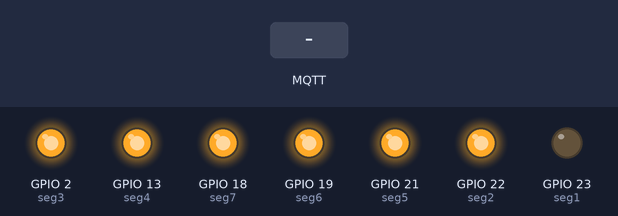
A sketch run on a simulated ESP32. Shown: output pins drawn as LEDs (lit = HIGH). The test bench sets the inputs (shaded band). WiFi joins after 1.5 s; servers stay silent unless stated; no MQTT or app messages arrive unless stated.

Above: at 2.7 s.
2.8 s: MQTT message "5" arrives on the first subscribed topic
At 3.4 s:
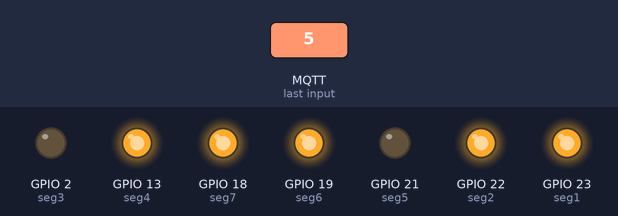
4.3 s: MQTT message "90" arrives on the first subscribed topic
At 4.6 s:
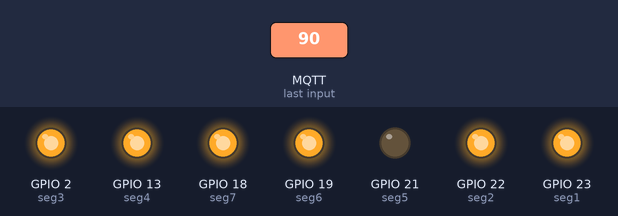
5.8 s: MQTT message "200" arrives on the first subscribed topic
At 6.9 s:
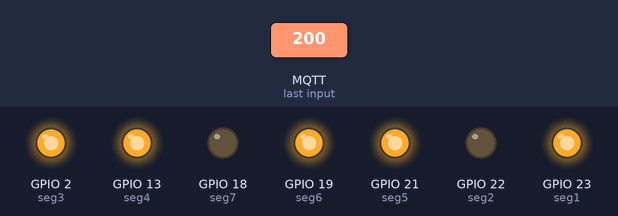
7.3 s: MQTT message "1" arrives on the first subscribed topic
At 8.0 s:
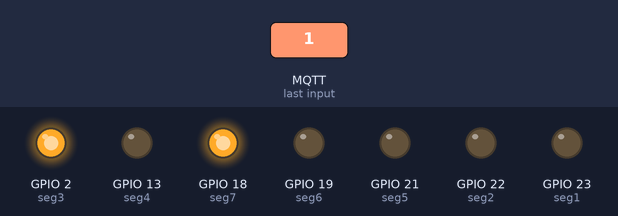
8.8 s: MQTT message "on" arrives on the first subscribed topic
At 9.2 s:
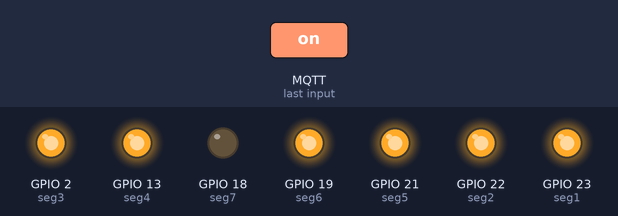
10.3 s: MQTT message "0" arrives on the first subscribed topic
At 11.6 s:
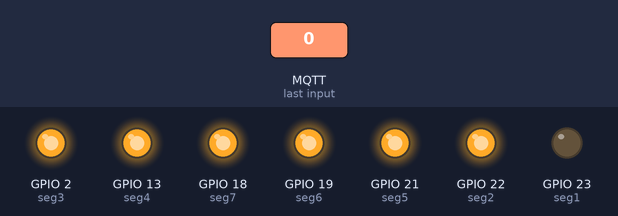
Timing chart, 0 to 12.8 s (numbered marks = the images above; inputs shaded):
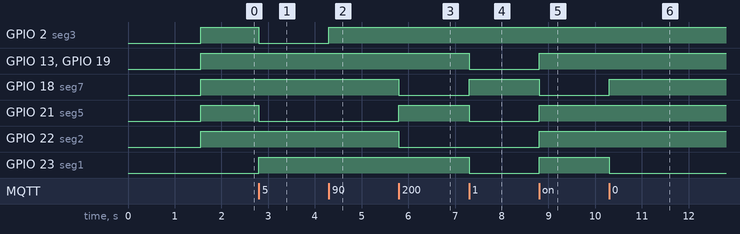

The sketch:

7segment.ino
```cpp
#include <WiFi.h>
#include <PubSubClient.h>


int seg1 = 23; //g
int seg2 = 22; //f
int seg3 = 2;  //a
int seg4 = 13; //b
int seg5 = 21; //e
int seg6 = 19; //d
int seg7 = 18; //c

#define A (1 << 6)
#define B (1 << 5)
#define C (1 << 4)
#define D (1 << 3)
#define E (1 << 2)
#define F (1 << 1)
#define G (1 << 0)

const char* ssid = "Test1";
const char* pw = "12345678";


const uint8_t value[] = {
  0b1111110,
  0b1010000,
  0b1101101,
  0b1111001,
  0b1010011,
  0b0111011,
  0b0111111,
  0b1110000,
  0b1111111,
  0b1111011,
};

WiFiClient wifiClient;
PubSubClient client(wifiClient);

uint8_t number = 0;

void handler(const char* topic, uint8_t* data, unsigned int dataLength){
  number= (*data) - '0';
}

void setup() {
  // put your setup code here, to run once:
  WiFi.begin(ssid,pw);
  while (!WiFi.isConnected()){
    delay(500);
  }
  client.setCallback(handler);
  client.setServer("192.168.43.20", 1883);

  client.connect("LIVERPOOL");

  client.subscribe("pl_winners");

  pinMode(seg1, OUTPUT);
  pinMode(seg2, OUTPUT);
  pinMode(seg3, OUTPUT);
  pinMode(seg4, OUTPUT);
  pinMode(seg5, OUTPUT);
  pinMode(seg6, OUTPUT);
  pinMode(seg7, OUTPUT);

}

void display(uint8_t number) {
  uint8_t bitmap = value[number];
  digitalWrite(seg3, bitmap & A);
  digitalWrite(seg4, bitmap & B);
  digitalWrite(seg7, bitmap & C);
  digitalWrite(seg6, bitmap & D);
  digitalWrite(seg5, bitmap & E);
  digitalWrite(seg2, bitmap & F);
  digitalWrite(seg1, bitmap & G);
}


void loop() {
  // put your main code here, to run repeatedly:
  if(!client.connected()){
    client.connect("LIVERPOOL");
    delay(100);
}
  client.loop();
  display(number);
}
```

Measured:
- after the input at 2.8 s, GPIO 2 (seg3), GPIO 21 (seg5): HIGH → LOW at once; GPIO 23 (seg1): LOW → HIGH at once
- after the input at 4.3 s, GPIO 2 (seg3): LOW → HIGH at once
- after the input at 5.8 s, GPIO 18 (seg7), GPIO 22 (seg2): HIGH → LOW at once; GPIO 21 (seg5): LOW → HIGH at once
- after the input at 7.3 s, GPIO 13 (seg4), GPIO 19 (seg6), GPIO 21 (seg5), GPIO 23 (seg1): HIGH → LOW at once; GPIO 18 (seg7): LOW → HIGH at once
- after the input at 8.8 s, GPIO 13 (seg4), GPIO 19 (seg6), GPIO 21 (seg5), GPIO 22 (seg2), GPIO 23 (seg1): LOW → HIGH at once; GPIO 18 (seg7): HIGH → LOW at once
- after the input at 10.3 s, GPIO 18 (seg7): LOW → HIGH at once; GPIO 23 (seg1): HIGH → LOW at once
